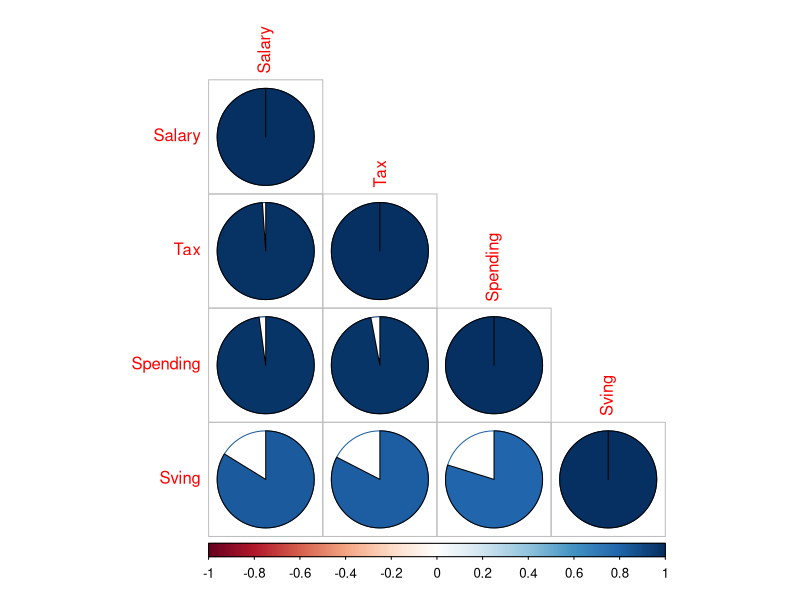
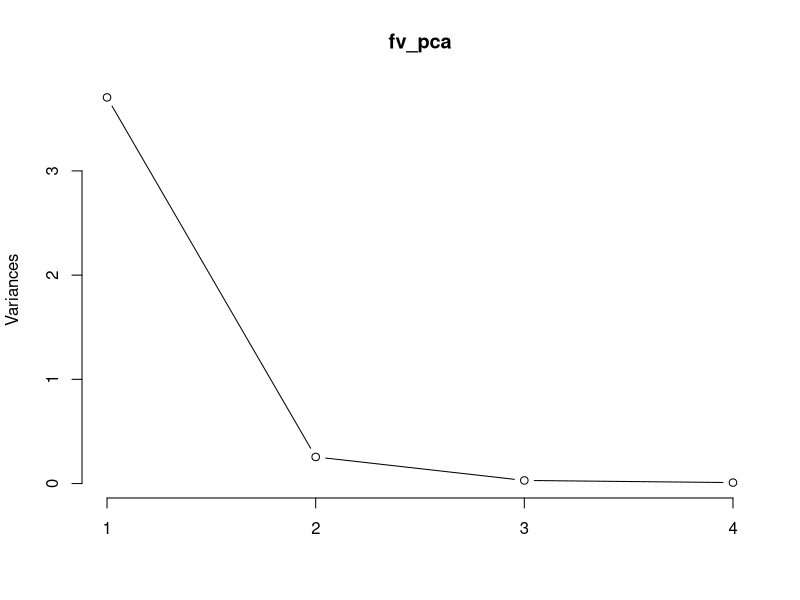

These charts were generated, in order, by the following R code: (Note: this script raises an error after producing the figures.)

library(corrplot)
library(dplyr)
x=read.csv("employee.csv")
names(x)
###Can we use less number of financial variables 

fv=x %>%
  select(Salary, Tax, Spending, Sving)

names(fv)
##check the correlation
cr.fv=cor(fv)
cr.fv
corrplot(cr.fv, method = "pie", 
         type="lower")
##apply PCA
fv_pca=prcomp(fv, scale=TRUE)
summary(fv_pca)
plot(fv_pca, type="l")

pca_select=fv_pca$x
head(pca_select)
pca_new=pca_select[,c(1,2)] %>%
  as.data.frame()
View(pca_new)
head(pca_new)
##instead of original 4 F_vars, we use the first 2 PCAs
fv=fv%>%
  cbind(pca_new)
View(fv)
cor(fv$PC1, fv$PC2)
#++++++++++++++++NEW DATASET+++++++++++++#
y=read.csv("rainfall.csv")
view(y)
names(y)
cr.y=cor(y)
corrplot(cr.y, method = "pie", 
         type="lower")
y.rain.winter=y %>%
  select(r1, r2, r3)
rain_pca=prcomp(y.rain.winter, scale=TRUE)
summary(rain_pca)
plot(rain_pca, type="l")
pca_select=rain_pca$x
head(pca_select)
pca_new=pca_select[,c(1,2)] %>%
  as.data.frame()
head(pca_new)
cor(pca_new$PC1, pca_new$PC2)



y= y%>%
  cbind(pca_new)
View(y)
